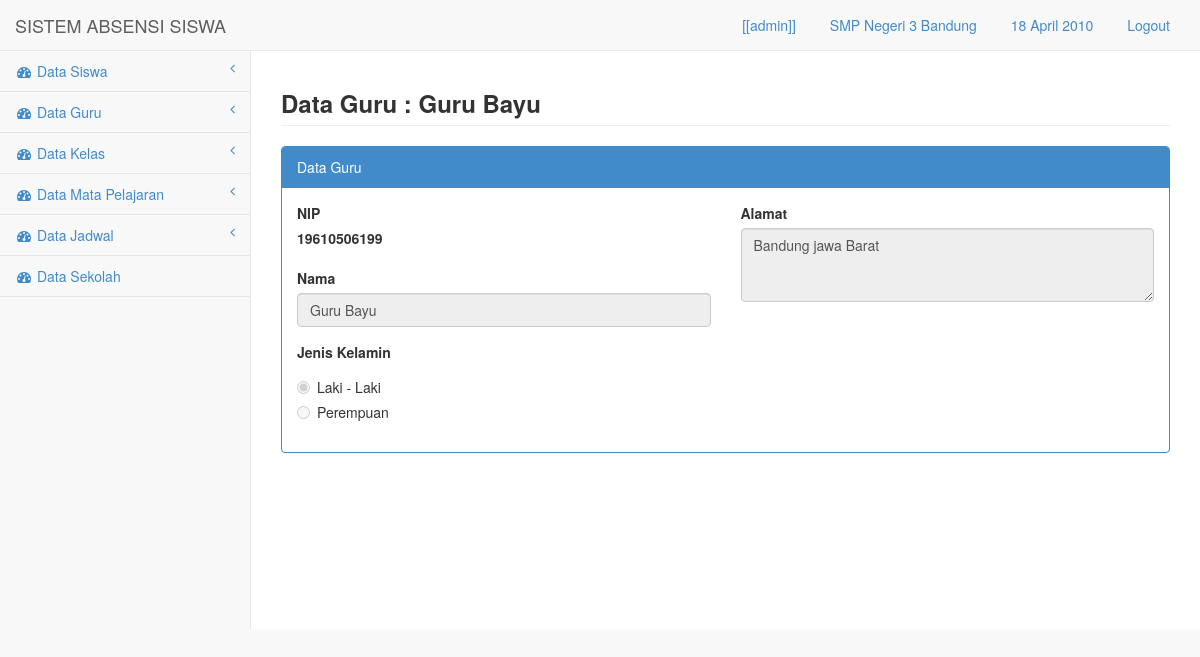
/media.php?module=detail_guru&idg=9 (signed in), run on the app's committed database.
### tables this page shows
CREATE TABLE `sekolah` (
  `id` int(10) NOT NULL,
  `kode` varchar(50) NOT NULL,
  `nama` varchar(100) NOT NULL,
  `alamat` text NOT NULL
);

CREATE TABLE `guru` (
  `idg` int(10) NOT NULL,
  `nip` varchar(50) NOT NULL,
  `nama` varchar(100) NOT NULL,
  `jk` varchar(3) NOT NULL,
  `alamat` text NOT NULL,
  `pass` text NOT NULL
);

### config/fungsi.php (called while the page is built, shortened)
<?php
function tgl_ina($parameter){
$thn=substr($parameter,0,4);
$b=substr($parameter,5,2);
$tgl=substr($parameter,-2);
if($b==1) {$bln="Januari";}
else if($b==2) {$bln="Februari";}
else if($b==3) {$bln="Maret";}
else if($b==4) {$bln="April";}
$tanggal=$tgl . " ".$bln ." ".$thn;
return $tanggal;
}
?>

### module/guru/detail_guru.php (the view, shortened to what this page needs)
<?php
 					$sql=mysql_query("select * from guru where idg='$_GET[idg]'");
					$rs=mysql_fetch_array($sql);
?>
          <div class="row">
                <div class="col-lg-12">
					<h3 class="page-header"><strong>Data Guru : <?php echo "$rs[nama]"; ?></strong></h3>
                </div>
            </div>
            <div class="row">
                <div class="col-lg-12">
                    <div class="panel panel-primary">
                        <div class="panel-heading">
                            Data Guru
                        </div>
                        <div class="panel-body">
                            <div class="row">
                                <div class="col-lg-6">
								<fieldset disabled>
                                        <div class="form-group">
                                            <label>NIP</label><br>
                                            <label><?php echo "$rs[nip]"; ?></label>
                                        </div>
                                        <div class="form-group">
                                            <label>Nama</label>
                                            <input class="form-control" placeholder="Nama" name="nama" value="<?php echo "$rs[nama]"; ?>">
                                        </div>
                                        <div class="form-group">
                                           <label>Jenis Kelamin</label>
        <?php if($rs['jk']=="L"){ ?>
                                            <div class="radio">
                                                <label>
                                                    <input type="radio" name="jk" value="L"
                                                    checked>Laki - Laki
                                                </label>
                                            </div>
                                            <div class="radio">
                                                <label>
                                                    <input type="radio" name="jk" value="P">
                                                    Perempuan
                                                </label>
                                            </div>
                                        </div>
<?php } ?>
</div>
                                <div class="col-lg-6">
										 <div class="form-group">
                                            <label>Alamat</label>
                                            <textarea class="form-control" placeholder="Alamat" name="alamat" rows="3" disabled><?php echo "$rs[alamat]"; ?></textarea>
                                        </div>
                                </div>
                            </div>
                        </div>
                    </div>
                </div>
            </div>

### media.php (shortened to what this page needs)
<?php
if(!empty($_SESSION['nama'])){
$usre=$_SESSION['nama'];
$level=$_SESSION['level'];
$klss=$_SESSION['idk'];
$idd=$_SESSION['id'];
include "config/fungsi.php";
?>
<!DOCTYPE html>
<html>
<head>
    <link href="css/bootstrap.min.css" rel="stylesheet">
    <link href="font-awesome/css/font-awesome.css" rel="stylesheet">
    <link href="css/plugins/dataTables/dataTables.bootstrap.css" rel="stylesheet">
    <link href="css/sb-admin.css" rel="stylesheet">
</head>
<body>
    <div id="wrapper">
        <nav class="navbar navbar-default navbar-fixed-top" role="navigation" style="margin-bottom: 0">
            <div class="navbar-header">
                <a class="navbar-brand" href="media.php?module=home">SISTEM ABSENSI SISWA</a>
            </div>
            <ul class="nav navbar-top-links navbar-right">
                <li class="dropdown">
                    <a class="dropdown-toggle" data-toggle="dropdown" href="#">
<?php
if($level=="admin") {
echo "[[$usre]]";
}
elseif($level=="guru") {
echo "Guru: $usre";
}
else {
echo "Siswa: $usre";
}
?>
                   </a>
                </li>
       <li class="dropdown">
                    <a class="dropdown-toggle" data-toggle="dropdown" href="#">
<?php
if($level=="admin" OR $level=="guru"){
	$sqla=mysql_query("select * from sekolah where id='$idd'");
	$rsa=mysql_fetch_array($sqla);
echo "$rsa[nama]" ;
}else{
	$sql=mysql_query("select * from kelas where idk='$klss'");
	$rs=mysql_fetch_array($sql);
  $sqla=mysql_query("select * from sekolah where id='$idd'");
  $rsa=mysql_fetch_array($sqla);
echo "Kelas: $rs[nama] | $rsa[nama]";
}
?>
                   </a>
                </li>
                <li class="dropdown">
                    <a class="dropdown-toggle" data-toggle="dropdown" href="#">
<?php
$tgl_lengkap= tgl_ina(date("Y-m-d"));
if ($level=="guru") {
$hhari= hari_ina(date("l"));
echo "<b>$hhari, $tgl_lengkap</b>"; echo " | <label class='labelol' id='clock'></label>";
}
else {
  echo "$tgl_lengkap";
}
 ?>
                   </a>
                </li>
                <li class="dropdown">
                    <a class="dropdown-toggle" data-toggle="" href="logout.php">
<?php echo "Logout"; ?>
                   </a>
                </li>
            </ul>
            <div class="navbar-default navbar-static-side" role="navigation">
                <div class="sidebar-collapse">
                    <ul class="nav" id="side-menu">
<?php if($level=='admin'){ ?>
                        <li>
                            <a href="#"><i class="fa fa-dashboard fa-fw"></i> Data Siswa<span class="fa arrow"></span></a>
                        </li>
                        <li>
                            <a href="#"><i class="fa fa-dashboard fa-fw"></i> Data Guru<span class="fa arrow"></span></a>
                        </li>
<?php } ?>
<?php if($level=='admin'){ ?>
                        <li>
                            <a href="#"><i class="fa fa-dashboard fa-fw"></i> Data Kelas<span class="fa arrow"></span></a>
                        </li>
<?php } ?>
<?php if($level=='admin'){ ?>
                        <li>
                            <a href="#"><i class="fa fa-dashboard fa-fw"></i> Data Mata Pelajaran<span class="fa arrow"></span></a>
                        </li>
<?php } ?>
<?php if($level=='admin'){ ?>
                        <li>
                            <a href="#"><i class="fa fa-dashboard fa-fw"></i> Data Jadwal<span class="fa arrow"></span></a>
                        </li>
<?php } ?>
<?php if($level=='admin'){ ?>
                          <li>
                            <a href="media.php?module=sekolah"><i class="fa fa-dashboard fa-fw"></i> Data Sekolah</a>
                        </li>
<?php } ?>
                    </ul>
                </div>
            </div>
        </nav>
        <div id="page-wrapper">
<?php include "content.php";  ?>
        </div>
    </div>
</body>
</html>
<?php }
else {
  echo "<center><h2>Anda Harus Login Terlebih Dahulu</h2>
    <a href=index.php><b>Klik ini untuk Login</b></a></center>";
}
?>

### css/sb-admin.css (style rules this page uses)
body { padding-top: 100px; background-color: #f8f8f8; }
@media (min-width:768px) { body { padding-top: 50px; } }
#wrapper { width: 100%; height:100%; }
#page-wrapper { padding: 0 15px; min-height: 579px; height:100%; background-color: #fff; }
@media (min-width:768px) { #page-wrapper { position: inherit; margin: 0 0 0 250px; padding: 0 30px; height:100%; border-left: 1px solid #e7e7e7; } }
.navbar-top-links li { display: inline-block; }
.navbar-top-links li:last-child { margin-right: 15px; }
.navbar-top-links li a { padding: 15px; min-height: 50px; }
.navbar-static-side ul li { border-bottom: 1px solid #e7e7e7; }
.arrow { float: right; }
.fa.arrow:before { content: "\f104"; }
@media (min-width:768px) { .navbar-static-side { z-index: 1; position: absolute; width: 250px; margin-top: 51px; } }

### data on the page
sekolah: nama "SMP Negeri 3 Bandung"
guru: nama "Guru Bayu", nip "19610506199", alamat "Bandung jawa Barat"

### other printed values
$usre "admin"
$tgl_lengkap "18 April 2010"
